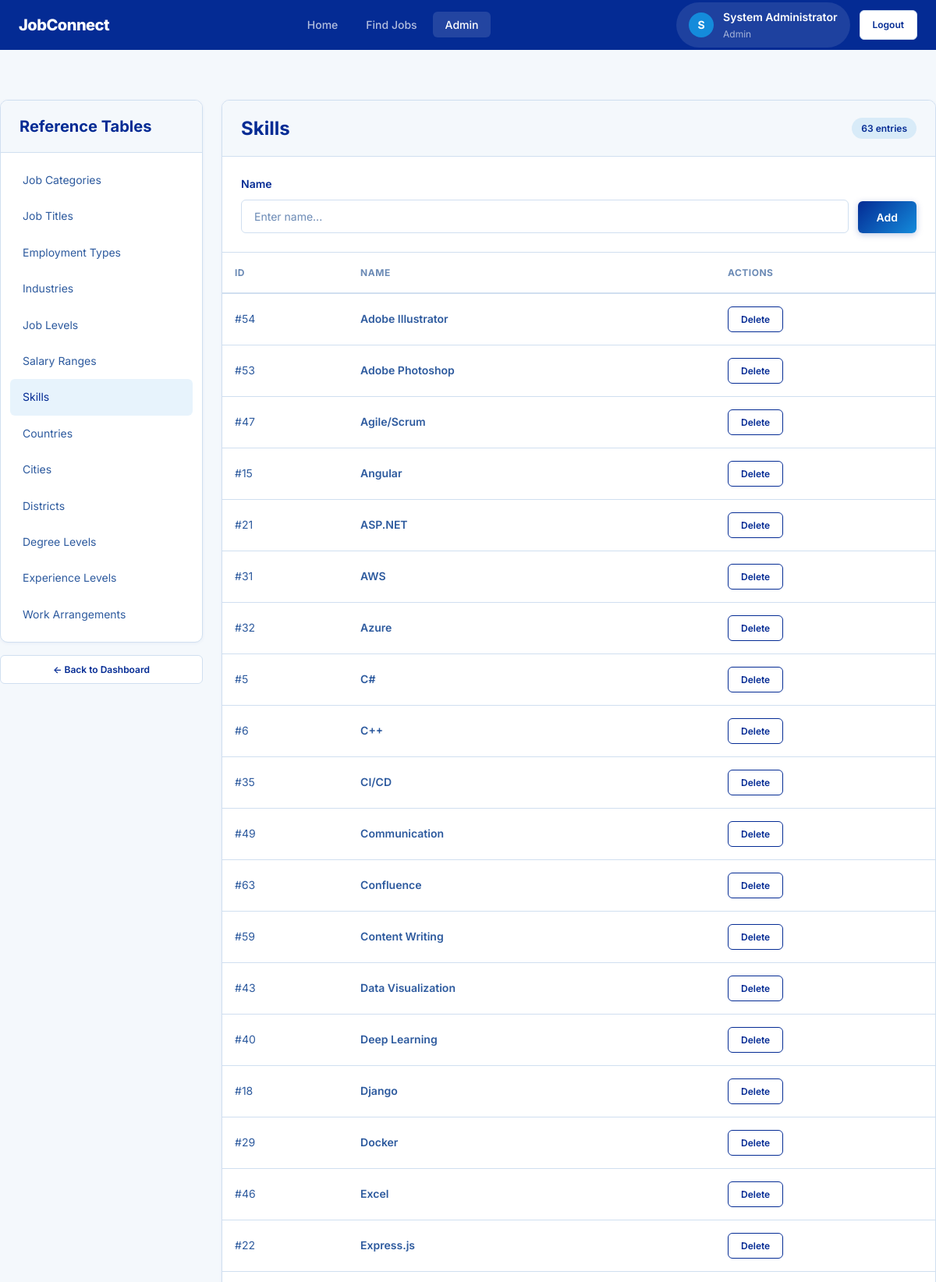
Screenshot of /admin/reference/skills (signed in, upper part) with the database file from the repository.
### tables this page shows
CREATE TABLE skills (
    id INT AUTO_INCREMENT PRIMARY KEY,
    name VARCHAR(100) NOT NULL UNIQUE,
    created_at TIMESTAMP DEFAULT CURRENT_TIMESTAMP
);

### controllers/AdminController.php (called while the page is built, shortened)
<?php
require_once APP_ROOT . '/models/ReferenceModel.php';
class AdminController
{
    private $refModel;
    public function __construct()
    {
        $this->refModel = new ReferenceModel();
    }
    public function referenceList($table)
    {
        $allowedTables = [
            'job_categories' => 'Job Categories',
            'job_titles' => 'Job Titles',
            'employment_types' => 'Employment Types',
            'industries' => 'Industries',
            'job_levels' => 'Job Levels',
            'salary_ranges' => 'Salary Ranges',
            'skills' => 'Skills',
            'countries' => 'Countries',
            'cities' => 'Cities',
            'districts' => 'Districts',
            'degree_levels' => 'Degree Levels',
            'experience_levels' => 'Experience Levels',
            'work_arrangements' => 'Work Arrangements',
        ];
        $items = $this->refModel->getAll($table);
        view('admin/reference-list', [
            'title' => 'Manage ' . $allowedTables[$table],
            'tableName' => $table,
            'tableLabel' => $allowedTables[$table],
            'items' => $items,
            'allowedTables' => $allowedTables
        ]);
    }
}

### public/index.php (called while the page is built, shortened)
<?php
require_once APP_ROOT . '/config/database.php';
require_once APP_ROOT . '/helpers/functions.php';
$requestUri = parse_url($_SERVER['REQUEST_URI'], PHP_URL_PATH);
$requestMethod = $_SERVER['REQUEST_METHOD'];
$requestUri = rtrim($requestUri, '/') ?: '/';
$matched = Router::dispatch($requestUri, $requestMethod);

### config/database.php (called while the page is built, shortened)
<?php
class Database
{
    private static $instance = null;
    private $pdo;
    private function __construct()
    {
        $dsn = "mysql:host=" . DB_HOST . ";dbname=" . DB_NAME . ";charset=" . DB_CHARSET;
        $options = [
            PDO::ATTR_ERRMODE => PDO::ERRMODE_EXCEPTION,
            PDO::ATTR_DEFAULT_FETCH_MODE => PDO::FETCH_ASSOC,
            PDO::ATTR_EMULATE_PREPARES => false,
        ];
        try {
            $this->pdo = new PDO($dsn, DB_USER, DB_PASS, $options);
        } catch (PDOException $e) {
            die("Database connection failed: " . $e->getMessage());
        }
    }
    public static function getInstance()
    {
        if (self::$instance === null) {
            self::$instance = new self();
        }
        return self::$instance;
    }
    public function getConnection()
    {
        return $this->pdo;
    }
}

### models/ReferenceModel.php (called while the page is built, shortened)
<?php
class ReferenceModel
{
    private $db;
    public function __construct()
    {
        $this->db = Database::getInstance()->getConnection();
    }
    public function getAll($table, $orderBy = 'name')
    {
        $orderColumn = $orderBy;
        $stmt = $this->db->query("SELECT * FROM `$table` ORDER BY `$orderColumn` ASC");
        return $stmt->fetchAll();
    }
}

### views/admin/reference-list.php (the view, shortened to what this page needs)
<div class="container" style="padding: var(--space-8) 0;">
    <div class="admin-layout">
        <div class="admin-sidebar">
            <div class="card">
                <div class="card-header">
                    <h4>Reference Tables</h4>
                </div>
                <div class="card-body" style="padding: var(--space-3);">
                    <ul class="admin-sidebar-nav">
                        <?php
                        $navItems = [
                            'job_categories' => 'Job Categories',
                            'job_titles' => 'Job Titles',
                            'employment_types' => 'Employment Types',
                            'industries' => 'Industries',
                            'job_levels' => 'Job Levels',
                            'salary_ranges' => 'Salary Ranges',
                            'skills' => 'Skills',
                            'countries' => 'Countries',
                            'cities' => 'Cities',
                            'districts' => 'Districts',
                            'degree_levels' => 'Degree Levels',
                            'experience_levels' => 'Experience Levels',
                            'work_arrangements' => 'Work Arrangements',
                        ];
                        foreach ($navItems as $key => $label): ?>
                            <li><a href="/admin/reference/<?= $key ?>"
                                    class="<?= $tableName === $key ? 'active' : '' ?>"><?= $label ?></a></li>
                        <?php endforeach; ?>
                    </ul>
                </div>
            </div>
            <div class="mt-4"><a href="/admin/dashboard" class="btn btn-secondary btn-sm btn-block">&larr; Back to
                    Dashboard</a></div>
        </div>
        <div class="admin-content">
            <div class="card mb-6">
                <div class="card-header">
                    <h3><?= h($tableLabel) ?></h3>
                    <span class="badge badge-primary"><?= count($items) ?> entries</span>
                </div>
                <div class="card-body" style="border-bottom: 1px solid var(--border-color);">
                    <form action="/admin/reference/<?= h($tableName) ?>/create" method="POST" class="d-flex gap-3"
                        style="flex-wrap: wrap; align-items: flex-end;">
                        <div class="form-group" style="margin: 0; flex: 1; min-width: 200px;">
                            <label
                                class="form-label"><?= in_array($tableName, ['salary_ranges', 'experience_levels']) ? 'Label' : 'Name' ?></label>
                            <input type="text" name="name" class="form-control" placeholder="Enter name..." required>
                        </div>
                        <button type="submit" class="btn btn-primary">Add</button>
                    </form>
                </div>
                <div class="card-body" style="padding: 0;">
                    <div class="table-responsive">
                        <table class="table">
                            <thead>
                                <tr>
                                    <th>ID</th>
                                    <th><?= in_array($tableName, ['salary_ranges', 'experience_levels']) ? 'Label' : 'Name' ?>
                                    </th>
                                    <th>Actions</th>
                                </tr>
                            </thead>
                            <tbody>
                                <?php foreach ($items as $item): ?>
                                    <tr>
                                        <td class="text-muted">#<?= $item['id'] ?></td>
                                        <td style="font-weight: 600;"><?= h($item['name'] ?? $item['label'] ?? '') ?></td>
                                        <td>
                                            <form action="/admin/reference/<?= h($tableName) ?>/<?= $item['id'] ?>/delete"
                                                method="POST" style="display:inline;"
                                                onsubmit="return confirm('Delete this entry?');">
                                                <button type="submit" class="btn btn-sm btn-danger">Delete</button>
                                            </form>
                                        </td>
                                    </tr>
                                <?php endforeach; ?>
                            </tbody>
                        </table>
                    </div>
                </div>
            </div>
        </div>
    </div>
</div>

### routes/Router.php (shortened to what this page needs)
<?php
class Router
{
    private static $routes = [];
    public static function get($path, $handler, $middleware = [])
    {
        self::$routes[] = [
            'method' => 'GET',
            'path' => $path,
            'handler' => $handler,
            'middleware' => $middleware
        ];
    }
    public static function post($path, $handler, $middleware = [])
    {
        self::$routes[] = [
            'method' => 'POST',
            'path' => $path,
            'handler' => $handler,
            'middleware' => $middleware
        ];
    }
    public static function dispatch($uri, $method)
    {
        foreach (self::$routes as $route) {
            if ($route['method'] !== $method)
                continue;
            $pattern = preg_replace('/\{([a-zA-Z_]+)\}/', '(?P<$1>[^/]+)', $route['path']);
            $pattern = '#^' . $pattern . '$#';
            if (preg_match($pattern, $uri, $matches)) {
                $params = array_filter($matches, 'is_string', ARRAY_FILTER_USE_KEY);
                list($controller, $action) = explode('@', $route['handler']);
                $controllerFile = APP_ROOT . '/controllers/' . $controller . '.php';
                if (file_exists($controllerFile)) {
                    $controllerInstance = new $controller();
                    if (method_exists($controllerInstance, $action)) {
                        call_user_func_array([$controllerInstance, $action], $params);
                        return true;
                    }
                }
            }
        }
        return false;
    }
}

### rows the page displays
skills: id "54", name "Adobe Illustrator"
skills: id "53", name "Adobe Photoshop"
skills: id "47", name "Agile/Scrum"
skills: id "15", name "Angular"
skills: id "21", name "ASP.NET"
skills: id "31", name "AWS"
skills: id "32", name "Azure"
skills: id "5", name "C#"
skills: id "6", name "C++"
skills: id "35", name "CI/CD"
skills: id "49", name "Communication"
skills: id "63", name "Confluence"
skills: id "59", name "Content Writing"
skills: id "43", name "Data Visualization"
skills: id "40", name "Deep Learning"
skills: id "18", name "Django"
skills: id "29", name "Docker"
skills: id "46", name "Excel"
skills: id "22", name "Express.js"

### other values shown
$label "Job Categories"
$label "Job Titles"
$label "Employment Types"
$label "Industries"
$label "Job Levels"
$label "Salary Ranges"
$label "Skills"
$label "Countries"
$label "Cities"
$label "Districts"
$label "Degree Levels"
$label "Experience Levels"
$label "Work Arrangements"
count($items) "63"
